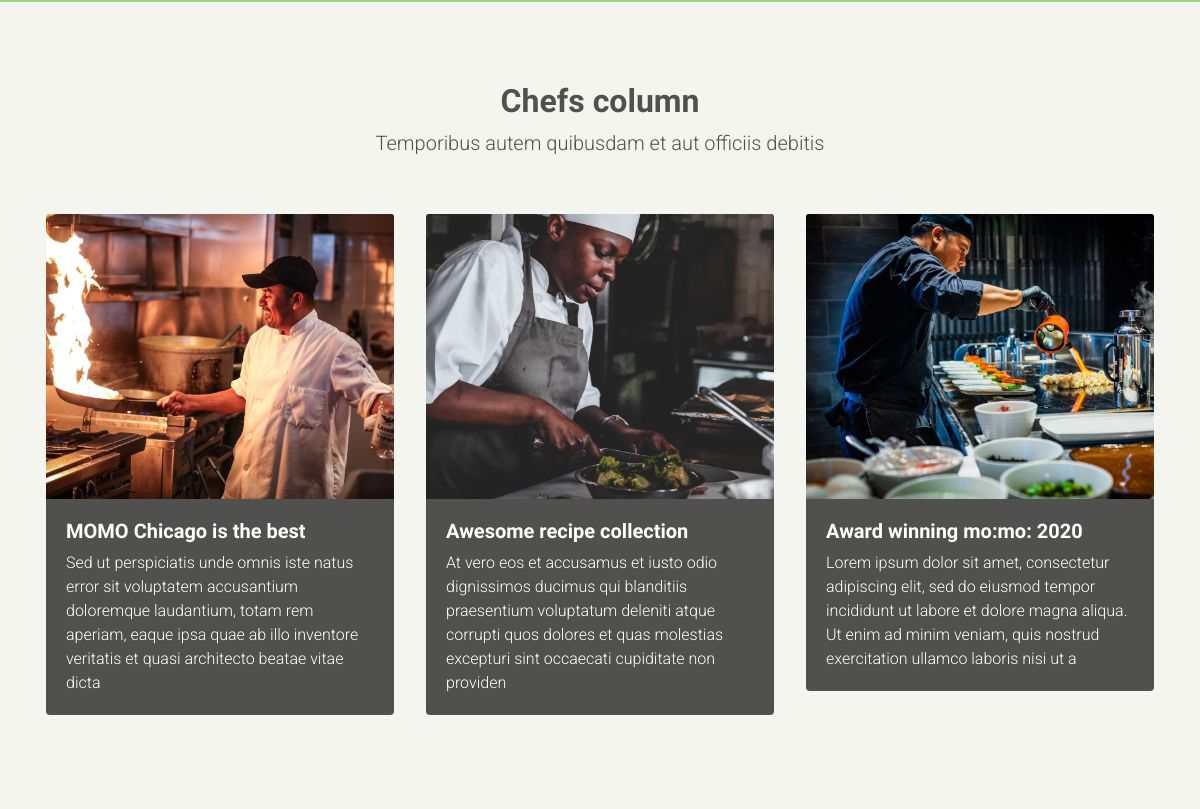
/ (middle part), run on an earlier commit of the app's database.
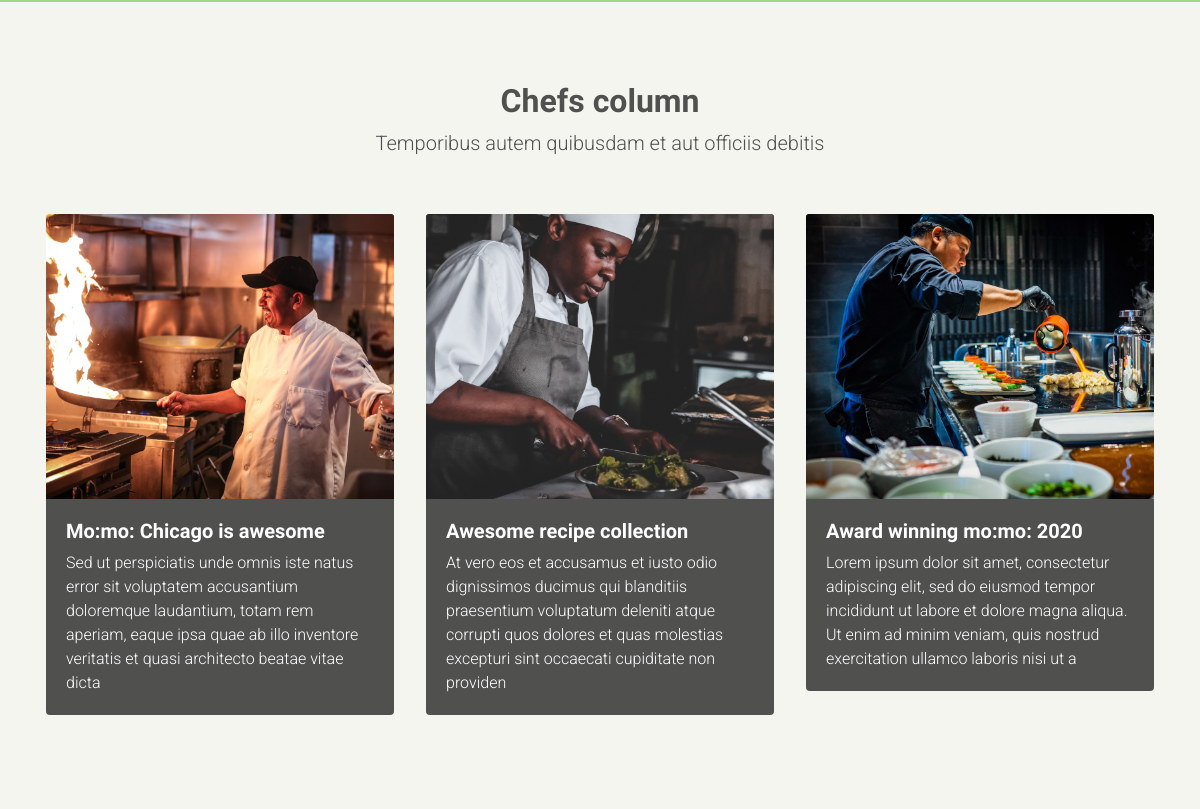
And on a later commit of the database.
### blogs/models.py (models this page shows, shortened)
class Blog(Authorable, TimeStampedModel, BlogTitleAbstractModel):
    id = models.UUIDField(primary_key=True, default=uuid.uuid4, editable=False)
    excerpt = models.TextField(max_length=200, blank=True)
    content = models.TextField(blank=True)
    image = models.ImageField(upload_to='', default='default.png', blank=True)
    image_url = models.CharField(max_length=200, blank=True)

### website/views.py (the view)
# urls.py: 2. Add a URL to urlpatterns:  path('', views.home, name='home')
def home(request):
    return render(request, "website/index.html", datas())

### website/views.py (called while the page is built)
def datas():
    data = {
        "blog": Blog.objects.all()[:3],
        "recipes": Recipe.objects.all()[:8],
        'featurette': Homepage.objects.get(pk='featurette'),
        "homepage": Homepage.objects.all(),
        "jumbotron": Homepage.objects.get(pk='jumbotron'),
        "home_master_header": Homepage.objects.get(pk='home_master_header'),
        "home_blog": Homepage.objects.get(pk='blog'),
        "home_recipe": Homepage.objects.get(pk='recipe'),
        "home_newsletter": Homepage.objects.get(pk='newsletter'),
    }
    return data

### website/templates/website/index.html (shortened to what this page needs)
{% extends 'base.html' %}
{% load static %}
{% block content %}
{% include './_blog.html' %}
{% endblock %}

### website/templates/website/_blog.html
{% load static %}
<section class="home-blog-2" id="blog">
    <div class="container">
        <div class="row">
            <div class="col-md-12 text-center pb-4">
                <h2>{{ home_blog.title }}</h2>
                <p class="lead">
                    {{ home_blog.subtitle }}
                </p>
            </div>
            {% for post in blog %}
            <div class="col-lg-4 col-md-6 col-sm-6 p-3">
                <div class="card">
                    <img alt="{{ blog.title }}"
                         class="card-img-top"
                         src="{% static '/images/' %}{{ post.image_url }}"/>
                    <div class="card-body">
                        <a href="{% url 'website:blog_detail' post.id %}">
                            <h5>{{ post.title }}</h5>
                        </a>
                        <p>{{ post.excerpt }}</p>
                    </div>
                </div>
            </div>
            {% empty %}
            <div class="col-12 text-center">
                <p>There are no records for blog.</p>
            </div>
            {% endfor %}
        </div>
    </div>
</section>

What changed in the data, as far as the page shows it:
changed Blog: title "MOMO Chicago is the best" → "Mo:mo: Chicago is awesome"
